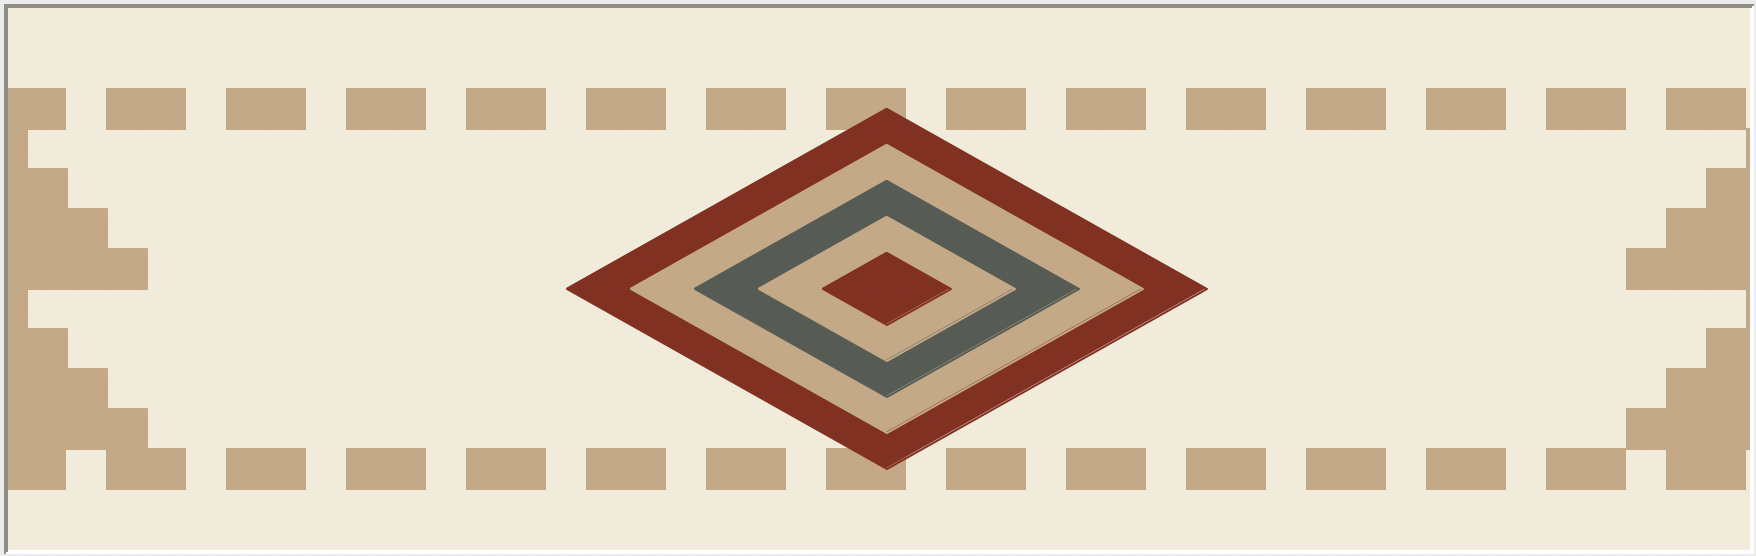

Generate this figure with Python:
import turtle

### SETUP ###
screen = turtle.Screen()
screen.title("Motif")
screen.setup(width=900, height=300)
screen.bgcolor("#ffffff")
screen.tracer(3, 10)

t = turtle.Turtle()
t.hideturtle()
t.speed(0)
t.penup()

### HELPER ###
def pick_colour(colour):
    """Set the fill AND outline colour for the next shape."""
    t.fillcolor(colour)
    t.pencolor(colour)


### FUNCTIONS FOR DRAWING SHAPES ###
def draw_diamond(x, y, half_width, half_height, colour):
    """
    Draw a solid diamond (rhombus) centred at (x, y).
    half_width  = how far the diamond reaches left and right
    half_height = how far the diamond reaches up and down
    """
    pick_colour(colour)
    t.goto(x, y + half_height)   # top point
    t.pendown()
    t.begin_fill()
    t.goto(x + half_width, y)    # right point
    t.goto(x, y - half_height)   # bottom point
    t.goto(x - half_width, y)    # left point
    t.goto(x, y + half_height)   # back to top
    t.end_fill()
    t.penup()


def draw_small_square(x, y, size, colour):
    """
    Draw a solid square with its bottom-left corner at (x, y).
    size = length of each side
    colour = what colour will be used
    """
    pick_colour(colour)
    t.goto(x, y)
    t.pendown()
    t.begin_fill()
    for _ in range(4):
        t.forward(size)
        t.left(90)
    t.end_fill()
    t.penup()


def draw_stair_step(x, y, step_size, levels, direction, colour):
    """
    Draw a staircase block used in the border corners.
    x, y        = starting bottom-left position of the tallest column
    step_size   = width and height of each single square step
    levels      = how many steps tall the staircase is
    direction   = 1 means columns go RIGHT, -1 means columns go LEFT
    """
    for i in range(levels):
        col_x = x + direction * i * step_size
        col_height = levels - i               # tallest column first, shortest last
        for j in range(col_height):
            draw_small_square(col_x, y + j * step_size, step_size, colour)


### SECTION DRAWING FUNCTIONS ###
def draw_centre_diamonds(cx, cy, colour1, colour2, colour3, colour4, colour5):
    """
    Draw the layered nested diamonds in the centre of the motif.
    The largest diamond is drawn first (background colour),
    then each inner diamond is drawn on top.
    cx, cy = centre point of the whole diamond stack
    Colours from outer to inner
    """
    # --- Outermost ring ---
    draw_diamond(cx, cy, half_width=160, half_height=90, colour=colour1)

    # --- Second ring ---
    draw_diamond(cx, cy, half_width=128, half_height=72, colour=colour2)

    # --- Third ring ---
    draw_diamond(cx, cy, half_width=96, half_height=54, colour=colour3)

    # --- Fourth ring ---
    draw_diamond(cx, cy, half_width=64, half_height=36, colour=colour4)

    # --- Innermost ---
    draw_diamond(cx, cy, half_width=32, half_height=18, colour=colour5)


def draw_top_border(start_x, y, num_blocks, block_size, colour1, colour2):
    """
    Draw the repeating rectangular border blocks along the top edge.
    The pattern from the image is: 2 coloured blocks, then a gap (background colour), repeating.
    start_x    = x position of the first block's left edge
    y          = y position of the bottom of the border row
    num_blocks = how many blocks to draw
    block_size = width and height of each small square
    """
    x = start_x
    for i in range(num_blocks):
        # Pattern: colour, colour, background repeating in groups of 3
        if i % 3 == 2:
            draw_small_square(x, y, block_size, colour1)
        else:
            draw_small_square(x, y, block_size, colour2)
        x += block_size   # move right to the next block position


def draw_bottom_border(start_x, y, num_blocks, block_size, colour1, colour2):
    """
    Draw the repeating rectangular border blocks along the bottom edge.
    Mirror of the top border.
    """
    draw_top_border(start_x, y, num_blocks, block_size, colour1, colour2)


def draw_left_stair_border(cy, block_size, colour):
    """
    Draw the stair-step geometric border on the LEFT side of the motif.
    The staircase is symmetric around cy (vertical centre).
    cy         = y centre of the whole motif
    block_size = size of each small square
    """
    levels = 4
    total_height = levels * block_size

    # Anchor x so the tallest column sits near the left edge
    stair_left_x = -450

    # Upper staircase: tallest column on the left, steps down going right
    # Sits in the upper half, bottom edge at cy
    pick_colour(colour)
    draw_stair_step(
        x=stair_left_x,
        y=cy,
        step_size=block_size,
        levels=levels,
        direction=1,
        colour=colour
    )

    # Lower staircase: mirror of upper, sits below cy
    # Flip vertically: tallest column bottom starts at cy - total_height
    pick_colour(colour)
    draw_stair_step(
        x=stair_left_x,
        y=cy - total_height,
        step_size=block_size,
        levels=levels,
        direction=1,
        colour=colour
    )


def draw_right_stair_border(cy, block_size, colour):
    """
    Draw the stair-step geometric border on the RIGHT side of the motif.
    Exact mirror of the left stair border.
    cy         = y centre of the whole motif
    block_size = size of each small square
    """
    levels = 4
    total_height = levels * block_size

    # Anchor x so the tallest column sits near the right edge
    stair_right_x = 450 - block_size

    # Upper staircase: tallest column on the right, steps down going left
    draw_stair_step(
        x=stair_right_x,
        y=cy,
        step_size=block_size,
        levels=levels,
        direction=-1,
        colour=colour
    )

    # Lower staircase: mirror of upper
    draw_stair_step(
        x=stair_right_x,
        y=cy - total_height,
        step_size=block_size,
        levels=levels,
        direction=-1,
        colour=colour
    )


### MAIN CODE ###
BLOCK = 20   # Size of each small square in the border
CY    = 0    # Vertical centre of the canvas
CX    = 0    # Horizontal centre of the canvas

# -- STEP 1: Draw the background strip --
background_colour = "#F9EE55"
draw_small_square(-450, -100, 900, background_colour)   # wide flat rectangle for the background band

# -- STEP 2: Draw the top border row of small squares --
top_border_colour = "#750A9D"
draw_top_border(start_x=-450, y=80, num_blocks=45, block_size=BLOCK, colour1=background_colour, colour2=top_border_colour)

# -- STEP 3: Draw the bottom border row of small squares --
bottom_border_colour = "#750A9D"
draw_bottom_border(start_x=-450, y=-100, num_blocks=45, block_size=BLOCK, colour1=background_colour, colour2=bottom_border_colour)

# -- STEP 4: Draw the stair-step border on the LEFT side --
left_stair_colour = "#750A9D"
draw_left_stair_border(cy=CY, block_size=BLOCK, colour=left_stair_colour)

# -- STEP 5: Draw the stair-step border on the RIGHT side --
right_stair_colour = "#750A9D"
draw_right_stair_border(cy=CY, block_size=BLOCK, colour=right_stair_colour)

# -- STEP 6: Draw the big nested diamond shape in the centre --
diamond1 = "#0BB73E"
diamond2 = "#17EBE4"
diamond3 = "#0A5EAD"
diamond4 = "#D399F5"
diamond5 = "#E911CF"
draw_centre_diamonds(cx=CX, cy=CY, colour1=diamond1, colour2=diamond2, colour3=diamond3, colour4=diamond4, colour5=diamond5)

### FINISH ###
turtle.done()   # keep the window open
